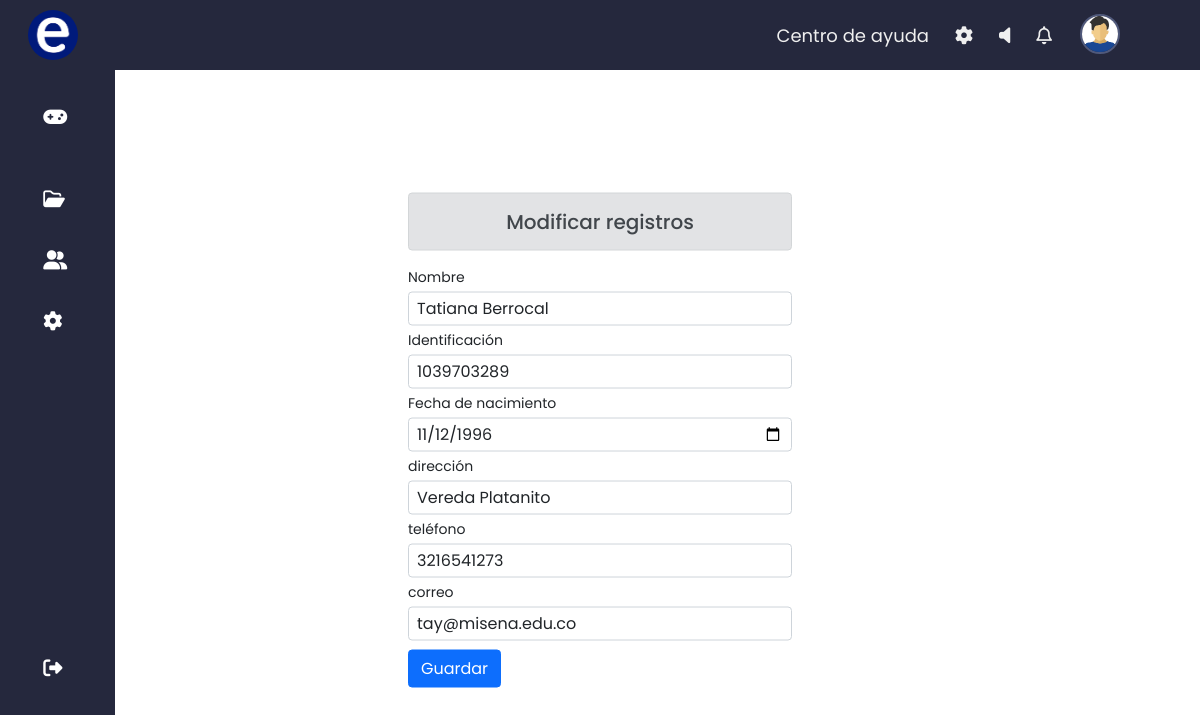
The app's page /vista/editPersonas.php?id=1 with its own data.
### tables this page shows
CREATE TABLE `tbl_personas` (
  `id` int(11) NOT NULL,
  `DNI` varchar(10) DEFAULT NULL,
  `NOMBRE` varchar(100) DEFAULT NULL,
  `FECNAC` date DEFAULT NULL,
  `DIR` varchar(255) DEFAULT NULL,
  `TFNO` varchar(15) DEFAULT NULL,
  `CORREO` varchar(255) DEFAULT NULL,
  `admin_id` int(11) DEFAULT NULL
);

### vista/editPersonas.php (the view, shortened to what this page needs)
<?php
include "../controlador/database.php";
$id = $_GET["id"];
$sql = $conn->query("SELECT * FROM tbl_personas WHERE id=$id");
?>
<!DOCTYPE html>
<html lang="en">
<head>
    <link href="https://cdn.jsdelivr.net/npm/bootstrap@5.0.2/dist/css/bootstrap.min.css" rel="stylesheet">
    <link rel="stylesheet" href="https://cdnjs.cloudflare.com/ajax/libs/font-awesome/6.4.2/css/all.min.css">
    <link rel="stylesheet" href="../estilos/load.css">
    <link rel="stylesheet" href="../estilos/menu.css">
    <link rel="stylesheet" href="../estilos/editarP.css">
</head>
<body>
    <div class="nav" id="main-nav">
        <div class="nav-links">
            <a href="#" target="_blank">Centro de ayuda</a>
            <a href="/Modelo/config.php" target="_blank"><i class="fas fa-cog"></i></a>
            <a href="#" target="_blank"><i class="fa-solid fa-volume-off"></i></a>
            <a href="#" target="_blank"><i class="fa-regular fa-bell"></i></a>
            <img class="user-profile" src="../imagenes/user2.png" alt="">
        </div>
    </div>
        <form class="col-4 p-2" method="POST">
            <h5 class="text-center alert alert-secondary">Modificar registros</h5>
            <?php
            include "../controlador/guardarP.php";
            while ($datos = $sql->fetchObject()) { ?>
                <div class="mb-1">
                    <label for="exampleInputEmail1" class="form-label">Nombre</label>
                    <input type="text" class="form-control" name="nombre" value="<?= $datos->NOMBRE ?>">
                </div>
                <div class="mb-1">
                    <label for="exampleInputEmail1" class="form-label">Identificación</label>
                    <input type="text" class="form-control" name="dni" value="<?= $datos->DNI ?>">
                </div>
                <div class="mb-1">
                    <label for="exampleInputEmail1" class="form-label">Fecha de nacimiento</label>
                    <input type="date" class="form-control" name="fecha" value="<?= $datos->FECNAC ?>">
                </div>
                <div class="mb-1">
                    <label for="exampleInputEmail1" class="form-label">dirección</label>
                    <input type="text" class="form-control" name="direccion" value="<?= $datos->DIR ?>">
                </div>
                <div class="mb-1">
                    <label for="exampleInputEmail1" class="form-label">teléfono</label>
                    <input type="number" class="form-control" name="telefono" value="<?= $datos->TFNO ?>">
                </div>
                <div class="mb-1">
                    <label for="exampleInputEmail1" class="form-label">correo</label>
                    <input type="email" class="form-control" name="correo" value="<?= $datos->CORREO ?>">
                </div>
            <?php }
            ?>
            <button type="submit" class="btn btn-primary" name="btn-registrar" value="ok">Guardar</button>
        </form>
</body>
</html>

### estilos/load.css (style rules this page uses)
:root { --color1: #19A68C; --color2: #F63D3A; --color3: #FDA543; --color4: #193B48; }

### estilos/menu.css (style rules this page uses)
* { margin: 0; padding: 0; border: none; outline: none; box-sizing: border-box; font-family: "Poppins", sans-serif; }
* { box-sizing: border-box; }
body { margin: 0px; font-family: 'segoe ui'; }
.nav { height: 70px; width: 100%; background-color: #25283d; display: flex; justify-content: space-between; padding: 0 70px; align-items: center; }
.nav>.nav-links { display: flex; float: right; gap: 10px; font-size: 18px; justify-content: flex-end; }
.nav>.nav-links>a { display: inline-block; padding: 10px 8px 10px 8px; text-decoration: none; color: #efefef; margin: 8px 0; border-radius: 6px; }
.user-profile { width: 40px; height: 40px; border-radius: 50%; margin-left: 10px; margin-right: 10px; margin-top: 10px; margin-block-end: 10px; border: 2px solid #50597b; }

### estilos/editarP.css (style rules this page uses)
form { position: absolute; top: 55%; left: 50%; transform: translate(-50%, -50%); display: block; }
form { font-size: 0.875rem; }
form .form-label { margin-bottom: 0.25rem; }
form .form-control { padding: 0.25rem 0.5rem; }
form .mb-1 { margin-bottom: 0.5rem; }
form button { font-size: 0.875rem; padding: 0.5rem 1rem; }
.btn { margin-top: 5px; }

### records on screen
tbl_personas: nombre "Tatiana Berrocal", dni "1039703289", fecha "11/12/1996", direccion "Vereda Platanito", telefono "3216541273", correo "tay@misena.edu.co"
